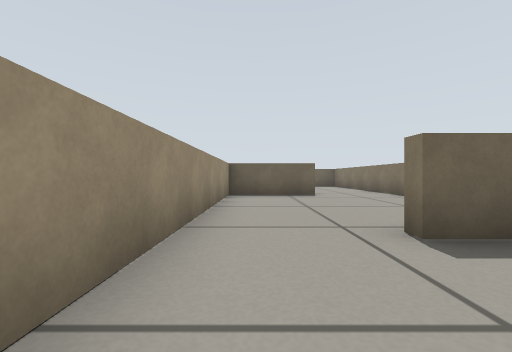
[1] (above)

13 first-person views from a walk through a world built for the Gazebo simulator. The camera is 0.3 m above the floor, looks level and sees 90° across. The floor is counted in squares, 0.5 m on a side. Each view is taken from the middle of a square. On the plan, view 1 faces up. The plan holds only what a view shows up to about 9 squares ahead; the rest is blank.

[2]
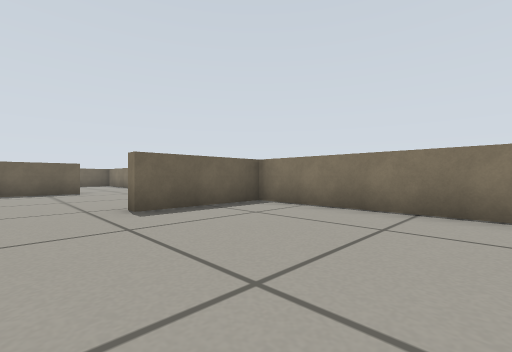

[3]
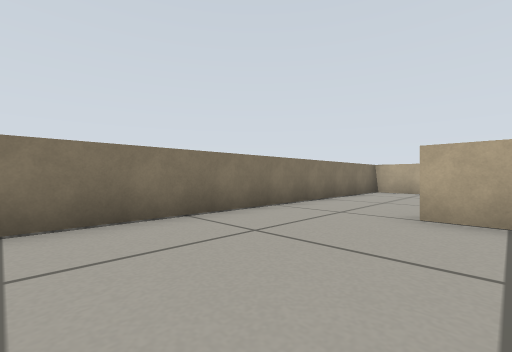

[4]
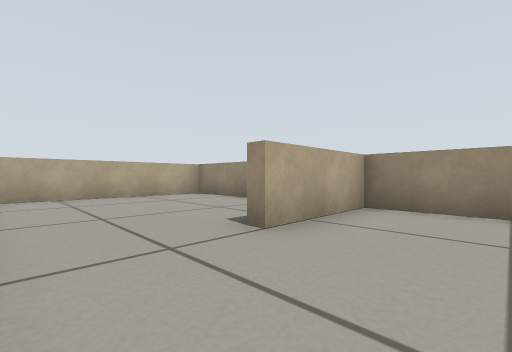

[5]
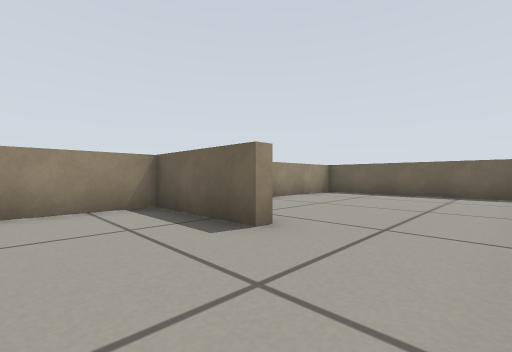

[6]
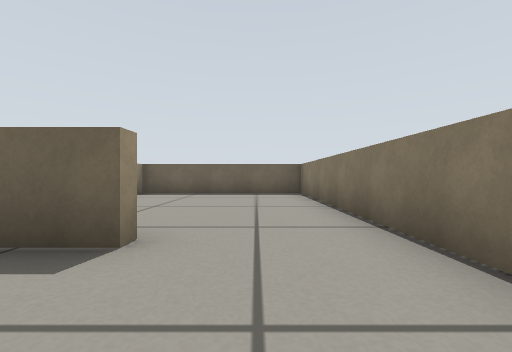

[7]
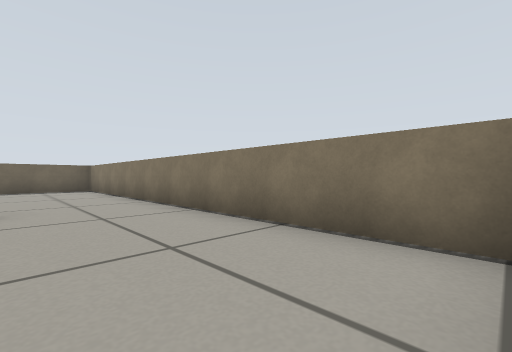

[8]
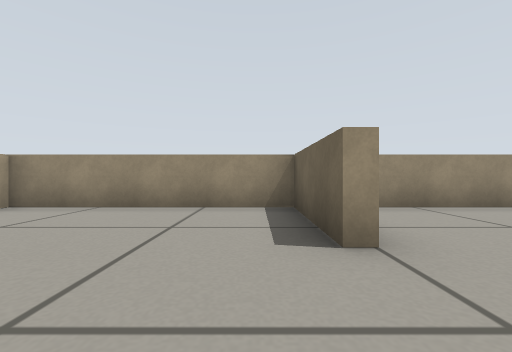

[9]
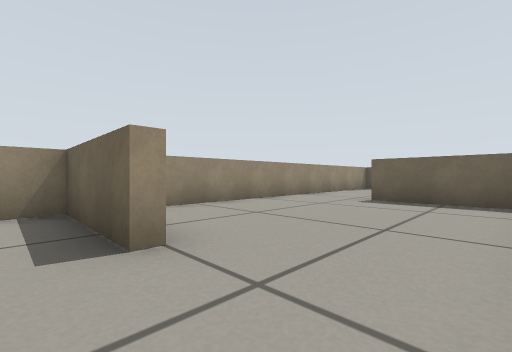

[10]
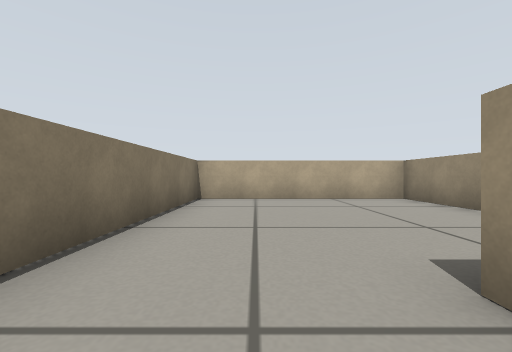

[11]
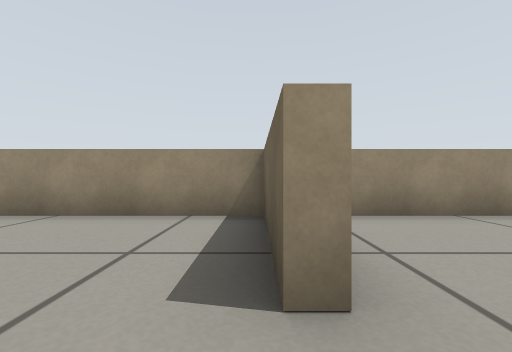

[12]
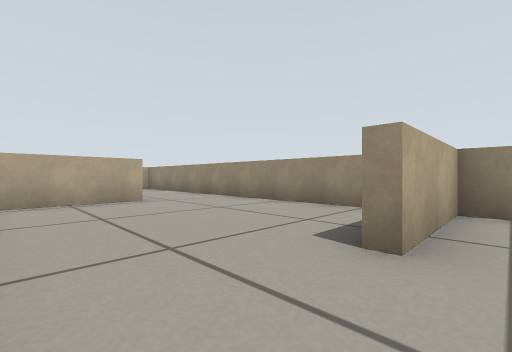

[13]
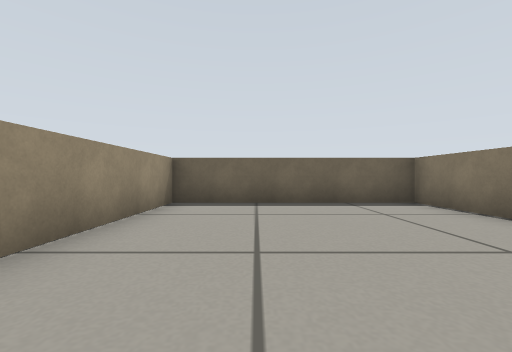

### Floor plan
Points are (right, up) in squares from view 1. A wall is a line through its corners. A room is listed if a view was taken in it or the views show most of it. See-through windows are left out.
Room 1 (views 1, 2, 3, 4, 8, 9, 10)
walls: (-0.9, 2.4) (-0.9, -3) (1.9, -3) (1.9, -3.3) (-0.9, -3.3) (-0.9, -8.7) (4.5, -8.7) (4.5, 2.4) (1.5, 2.4)
ways out: opening at (0.5, 2) to room 2
Room 2 (views 5, 6, 7, 11, 12, 13)
walls: (1.5, 2.7) (4, 2.7); (4.5, 3) (4.5, 14.7) (-0.9, 14.7) (-0.9, 8.4) (1.9, 8.4) (1.9, 8.1) (-0.9, 8.1) (-0.9, 2.4)
ways out: opening at (0.5, 2) to room 1

Where each view was taken, in squares from view 1:
view 1: 0 up, 0 right, facing up
view 2: 2 down, 0 right, facing up-right
view 3: 1 up, 1 right, facing down-right
view 4: 1 down, 4 right, facing down-left
view 5: 6 up, 4 right, facing up-left
view 6: 6 up, 3 right, facing up
view 7: 3 up, 2 right, facing up-right
view 8: 4 down, 4 right, facing left
view 9: 4 down, 4 right, facing up-left
view 10: 2 down, 3 right, facing down
view 11: 8 up, 3 right, facing left
view 12: 9 up, 4 right, facing down-left
view 13: 9 up, 1 right, facing up
